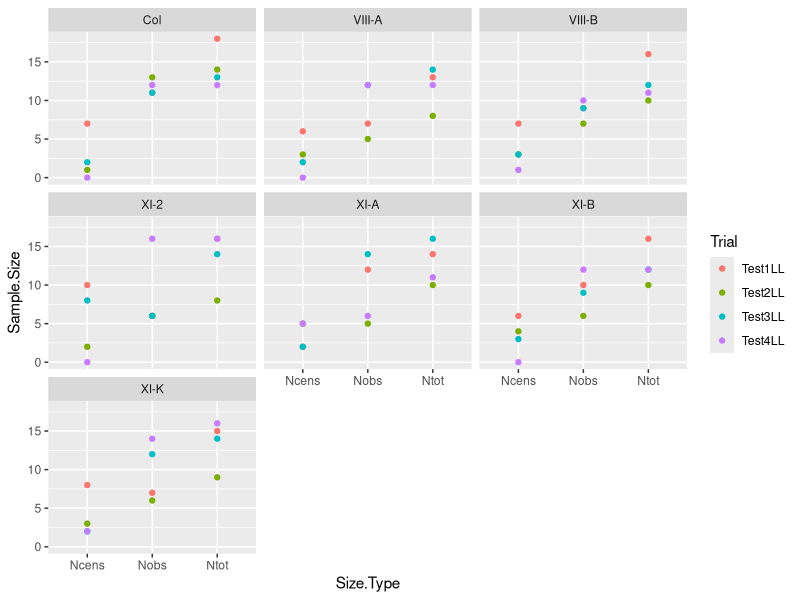

Recreate this plot in R.
## ---- chunk 1
library(tufte)
# invalidate cache when the tufte version changes
knitr::opts_chunk$set(tidy = FALSE, cache.extra = packageVersion('tufte'))
options(htmltools.dir.version = FALSE)
## ---- chunk 2

library(tidyverse)
library(readxl)

## ---- chunk 3

# Load data and cache a csv snapshot of the excel file

samples_df <- read_excel("Plant-Data-Tidy.xlsx", sheet = "Survival_cdf.Data") %>%
  write_csv("Survival_cdf.csv")
sampleSizes_df <- read_excel("Plant-Data-Tidy.xlsx", sheet = "Survival.Sample.Sizes") %>%
  write_csv("sample_sizes.csv")

head(samples_df)


sampleSizes_df



## ---- chunk 4
Sizes_df <- sampleSizes_df %>%
  gather("Ncens", "Nobs", "Ntot",
         key = Size.Type,
         value = Sample.Size)

tidysamples_df <- samples_df %>%
  gather(3:9, key = "Ecotype", value="Total.Infections") %>%
  mutate(New.Infections = ifelse(Total.Infections == 0, 0, Total.Infections - lag(Total.Infections))) %>%
  filter(New.Infections !=0) 

y1 <- c()
y2 <- c()
y3 <- c()

for(i in 1:nrow(tidysamples_df)){
  y1 <- c(y1, rep(tidysamples_df$Trial[i], each = tidysamples_df$New.Infections[i]) )
  y2 <- c(y2, rep(tidysamples_df$Ecotype[i], each = tidysamples_df$New.Infections[i]) )
  y3 <- c(y3, rep(tidysamples_df$Day[i], each = tidysamples_df$New.Infections[i]) )
}

df = data.frame(Trial.Name = y1,
                Ecotype = y2,
                First.Infection = y3)

df <- df %>% mutate(Censored = 0)

# Add in censored data

y1 <- c()
y2 <- c()
y3 <- c()

for(i in 1:nrow(sampleSizes_df)){
  y1 <- c(y1, rep(sampleSizes_df$Trial[i], each = sampleSizes_df$Ncens[i]))
  y2 <- c(y2, rep(sampleSizes_df$Ecotype[i], each = sampleSizes_df$Ncens[i]))
  y3 <- c(y3, rep(sampleSizes_df$ycens[i], each = sampleSizes_df$Ncens[i]))
}

censored_df = data.frame(Trial.Name = y1,
                         Ecotype = y2,
                         First.Infection = y3)

censored_df <- censored_df %>% mutate(Censored = 1)

df <- rbind(df, censored_df) %>%
  write_csv("unpacked_plant_data.csv")

df

## ---- chunk 5

ggplot(data = Sizes_df, aes(x = Size.Type, y=Sample.Size, color = Trial)) +
  geom_point() +
  facet_wrap(~Ecotype)
